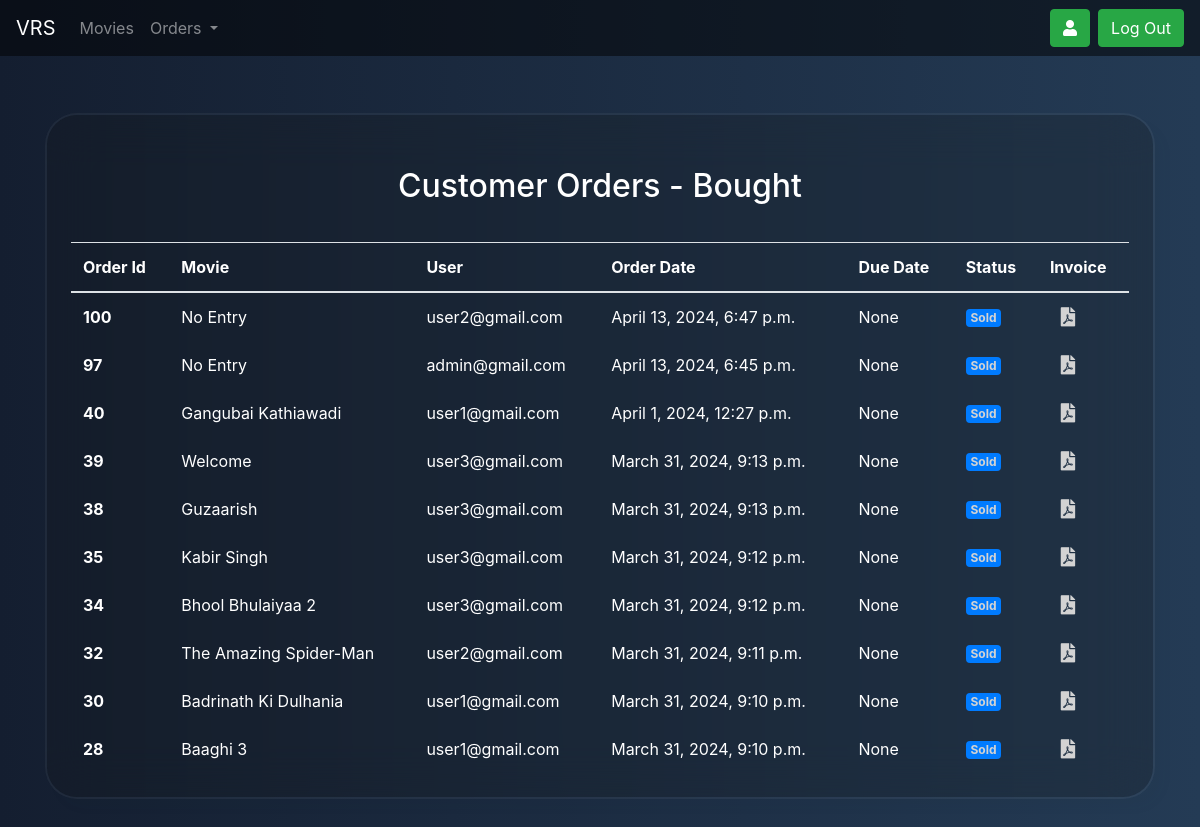
/staff/orders/bought (signed in), run on an earlier commit of the app's database.
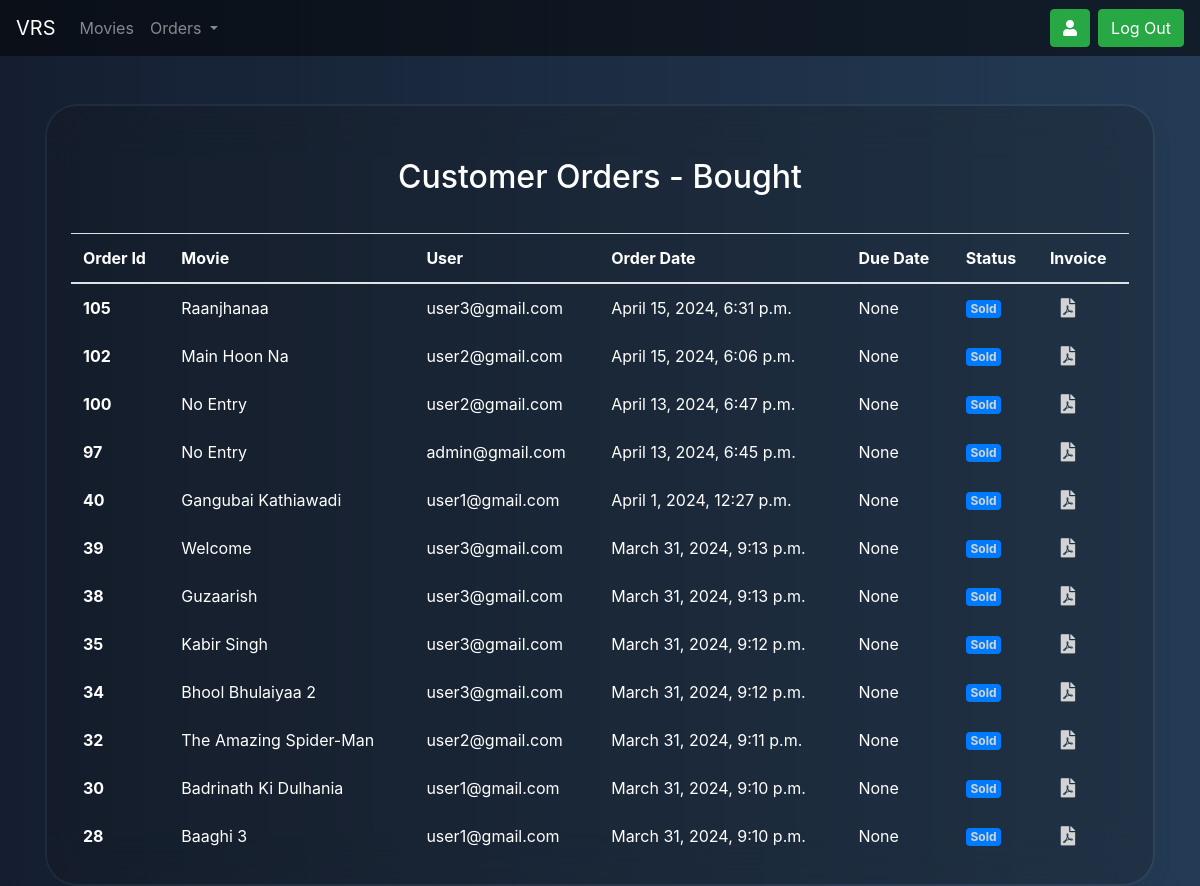
And on a later commit of the database.
### home/models.py (models this page shows, shortened)
class Order(models.Model):
    order_id = models.AutoField(primary_key=True)
    order_date = models.DateTimeField(auto_now_add=True)
    user = models.ForeignKey(User, on_delete=models.CASCADE)
    movie = models.ForeignKey(Movie, on_delete=models.CASCADE, default=None)
    total_price = models.FloatField(default=0)
    isrented = models.BooleanField(default=True)
    status = models.CharField(max_length=100,choices=[('Not Returned','Not Returned'),('Sold','Sold'),('Overdue','Overdue'), ('Returned','Returned')],default='Not Returned')
    due_date = models.DateTimeField(blank = True, null = True)
    invoice_id = models.IntegerField(default=0)

class Movie(models.Model):
    id = models.AutoField(primary_key=True)
    title = models.CharField(max_length=100)
    desc = models.CharField(max_length=1000)
    img = models.ImageField(upload_to='movies/thumbnails', blank=True, null=True)
    img_url = models.CharField(max_length=1000, default='')
    backdrop_url = models.CharField(max_length=1000, default='')
    release_year = models.DateField(null = True)
    genre = models.CharField(max_length=100,choices=[('Action','Action'),('Comedy','Comedy'),('Drama','Drama'),('Horror','Horror'),('Romance','Romance'),('Thriller','Thriller')])
    cast = models.CharField(max_length=500)
    director = models.CharField(max_length=100)
    rating = models.FloatField()
    certification = models.CharField(max_length=10,choices=[('U','U'),('U/A','U/A'),('A','A')])
    rent_price = models.FloatField()
    buy_price = models.FloatField()
    rent_duration = models.IntegerField()
    runtime = models.DurationField(("Duration"), default=timedelta(0))
    total_quantity = models.IntegerField(default=10)
    available_quantity = models.IntegerField(default=10)
    def __str__(self):
        return self.title

### home/views.py (the view)
# urls.py: path("staff/orders/",views.stafforders,name='stafforders'),
def stafforders(request,type):
    if not request.user.is_staff:
        return redirect('/')
    updatestatus()
    if type=='rented':
        orders = Order.objects.filter(isrented=True)
    elif type=='bought':
        orders = Order.objects.filter(isrented=False)
    elif type=='all':
        orders = Order.objects.all()
    orders = sorted(orders, key=lambda x: x.order_id, reverse=True)
    for order in orders:
        if order.status == 'Not Returned' and order.due_date - timezone.now() < timezone.timedelta(days=1):
            messages.warning(request, 'Order for '+order.movie.title+' by '+order.user.first_name+' '+order.user.last_name+' is due in 1 day. Please remind the user to return it on time to avoid any penalties.')
        if order.status == 'Overdue':
            messages.error(request, 'Order for '+order.movie.title+' by '+order.user.first_name+' '+order.user.last_name+' is overdue. Please take necessary action.')
    params = {'orders':orders, 'type':type.capitalize()}
    return render(request,'stafforders.html',params)

### home/views.py (called while the page is built)
def updatestatus():
    orders = Order.objects.all()
    for order in orders:
        if order.status == 'Not Returned' and order.due_date < timezone.now():
            order.status = 'Overdue'
            order.save()

### templates/stafforders.html (shortened to what this page needs)
{% extends "staffbase.html" %}
{% block body %}
<body class="god">
    <section class="vh-100 gradient-custom-2">
        <div class="container py-5 h-100">
          <div class="row d-flex justify-content-center align-items-center h-100">
            <div class="col-md-12 col-xl-12">
              <div class="card mask-custom">
                <div class="card-body p-4 text-white">
                  <div class="text-center pt-1 pb-2">
                    <h2 class="my-4">Customer Orders - {{type}}</h2>
                  </div>
                  <table class="table text-white mb-0" >
                    <thead>
                      <tr>
                        <th scope="col">Order Id</th>
                        <th scope="col">Movie</th>
                        <th scope="col">User</th>
                        <th scope="col">Order Date</th>
                        <th scope="col">Due Date</th>
                        <th scope="col">Status</th>
                        <th scope="col">Invoice</th>
                      </tr>
                    </thead>
                    <div  style = " margin: 5px; border-radius: 10px;">
                      {% for order in orders %}
                    <tr class="fw-normal">
                      <th class="border-0 align-middle">
                        <span class="ms-2 text-white"><a href="/staff/order/{{order.order_id}}" style="color:white;">{{order.order_id}}</a></span>
                      </th>
                      <td class="border-0 align-middle">{{order.movie}}</td>
                      <td class="border-0 align-middle">{{order.user}}</td>
                      <td class="border-0 align-middle">{{order.order_date}}</td>
                      <td class="border-0 align-middle">{{order.due_date}}</td>
                      <td class="border-0 align-middle">
                        <a href="/staff/order/{{order.order_id}}">
                        {% if order.status == "Returned" %}
                        <h6 class="mb-0"><span class="badge bg-success"> {{order.status}}</span></h6>
                        {% elif order.status == "Not Returned" %}
                        <h6 class="mb-0"><span class="badge py-1 px-2" style ="background-color: #e8630a"> {{order.status}}</span></h6>
                        {% elif order.status == "Sold" %}
                        <h6 class="mb-0"><span class="badge bg-primary"> {{order.status}}</span></h6>
                        {% else %}
                        <h6 class="mb-0"><span class="badge py-1 px-2" style ="background-color: #ff0022"> {{order.status}}</span></h6>
                        {% endif %}
                      </a>
                      </td>
                      <td class="border-0 align-middle pl-4"><a href="/pdf/{{order.invoice_id}}" ><i class="fas fa-file-pdf" style="scale:1.2;"></i></a></td>
                    </tr>
                    {% endfor %}
                </div>
                  </table>
                </div>
              </div>
            </div>
          </div>
        </div>
      </section>
    <body>
{% endblock body %}

What changed in the data, as far as the page shows it:
added Order: order_id "105", movie "Raanjhanaa", user "user3@gmail.com", order_date "April 15, 2024, 6:31 p.m.", due_date "None", status "Sold"
added Order: order_id "102", movie "Main Hoon Na", user "user2@gmail.com", order_date "April 15, 2024, 6:06 p.m.", due_date "None", status "Sold"
